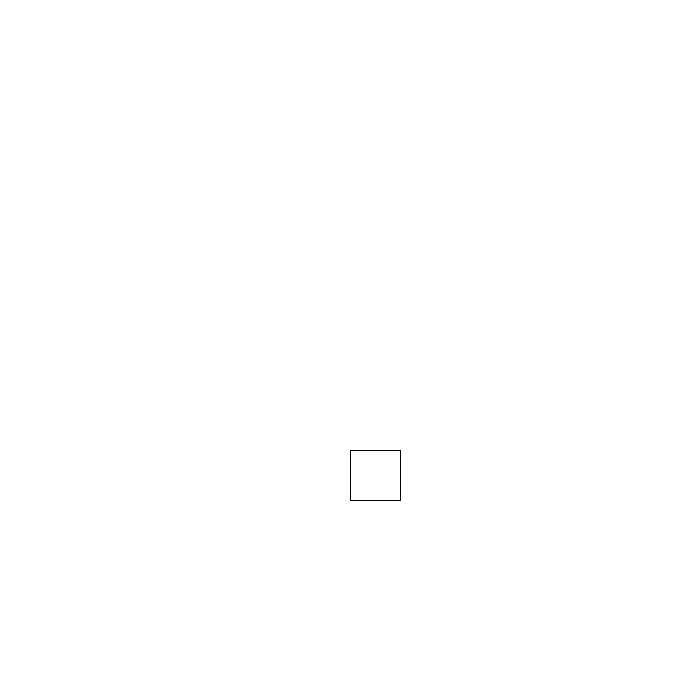
Frame 1 (no input)
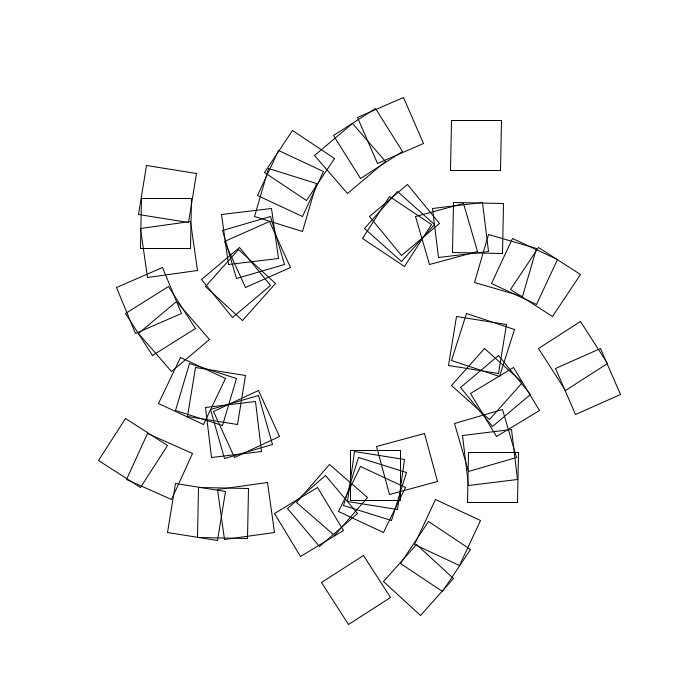
Frame 60 (the mouse pressed at the canvas centre just before this capture)
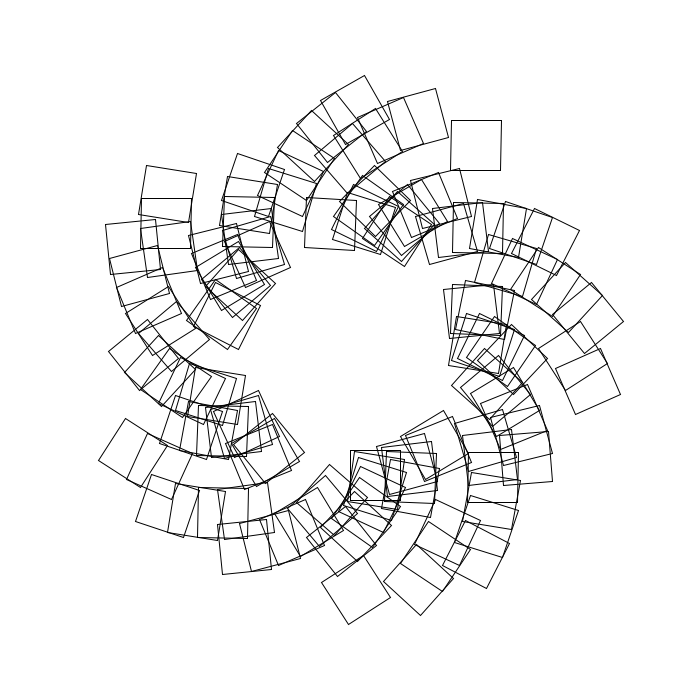
Frame 120 (the mouse held since frame 60 and released just before this capture)

The Processing sketch that drew these frames (run headless with seeded random() and noise(); from frame 60 on, the mouse is pressed at the canvas centre):

// Processing sketch: processing_169577
// ── processing_169577.pde

void setup(){
  size(700,700);
  background(255,255,255);
  
}
int r=0;
int sq=0;
int sq2=100;
int r2=0;
int h=0;

void draw(){
  pushMatrix();
  translate(width/2, height/2);
  rotate(r);
  noFill();
  rect(sq,100, 50,50);
  r=(r+1);
  sq=(sq+180)%200;
  popMatrix();
 
  
  if(mousePressed) { 
      if (mouseButton==CENTER) {
         save("myoutput#.jpg");
      }
  }  
}
